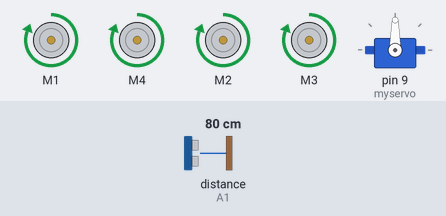
Bench run of a sketch on a simulated Arduino Uno, built with avr-gcc and run on an emulated ATmega328P. Shown: 4 × DC motor (green arrow = forward, orange = backward, longer = faster), servo. Wiring (inferred from the names in the program): ultrasonic range finder: trigger A2; echo A1. The test bench sets the inputs (shaded band); at power-on: distance to the obstacle (sensor on A1) 80 cm. The echo pulse lasts 58.3 µs per cm.

Above: at 1.2 s.
1.3 s: distance to the obstacle (sensor on A1) set to 22 cm
2.8 s: distance to the obstacle (sensor on A1) set to 18 cm
At 3.6 s:
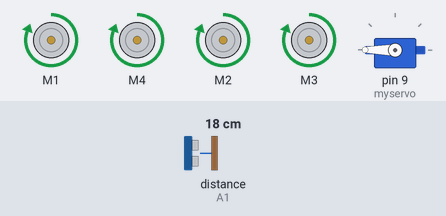
At 7.2 s:
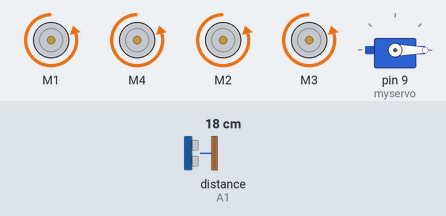
Timing chart, 0 to 14.3 s (numbered marks = the images above; inputs shaded):
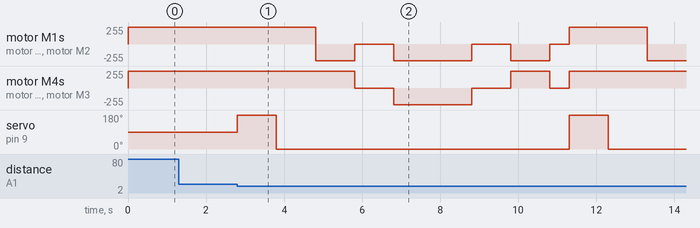

The sketch:

jonahs-arduino-car.ino
```cpp
#include <AFMotor.h>
#include <Servo.h>

// ultrasonic
#define ultrasonicTrigPin A2
#define ultrasonicEchoPin A1

// motors
AF_DCMotor frontLeftMotor(1, MOTOR12_1KHZ);
AF_DCMotor frontRightMotor(4, MOTOR34_1KHZ);
AF_DCMotor backLeftMotor(2, MOTOR12_1KHZ);
AF_DCMotor backRightMotor(3, MOTOR34_1KHZ);

int frontLeftMotorDirection = FORWARD;
int frontRightMotorDirection = FORWARD;
int backLeftMotorDirection = FORWARD;
int backRightMotorDirection = FORWARD;

// servo
Servo myservo;
int servoPosition = 90;

void setup() {
  Serial.begin(115200);           // set up Serial library at 115200
  // setup distance sensor
  pinMode(ultrasonicTrigPin, OUTPUT);
  pinMode(ultrasonicEchoPin, INPUT);

  // setup motors
  frontLeftMotor.setSpeed(0);
  frontRightMotor.setSpeed(0);
  backLeftMotor.setSpeed(0);
  backRightMotor.setSpeed(0);

  // setup servo
  myservo.attach(9);
}

void loop() {
  // put your main code here, to run repeatedly:

  rawMotor ( 255, 255, 255, 255 );
  long ultrasonicDistance = distanceToObject();
  if (ultrasonicDistance < 20) {

    setServoAngle(180);
    delay(1000);
    long cmright = distanceToObject();
    setServoAngle(0);
    delay(1000);
    long cmleft = distanceToObject();

    if (cmright > cmleft) {
      rawMotor ( 250, -250, 250, -250 );
      delay(1000);
      rawMotor ( 250, 250, 250, 250 );
    } else {
      rawMotor (-250, 250, -250, 250 );
      delay(1000);
      rawMotor (250, 250, 250, 250 );
    }

    rawMotor ( 0, 0, 0, 0 );
    delay(1000);
    rawMotor( -250, -250 ,-250 ,-250);
    delay(2000);
    rawMotor ( 0,0,0,0 );
    delay(1000);

    rawMotor ( -250, 250, -250, 250 );
    delay(1000);
    rawMotor (0,0,0,0 );
    delay(500);

    rawMotor ( 250, 250, 250, 250 );
  }
}

void setServoAngle(int angle) {
  myservo.write(angle);
}

/**
 * Return the distance to nearest object in cm
 */
long distanceToObject() {
  long ultrasonicDuration = 0, ultrasonicDistance = 0;
  // this stuff appears necessary to keep the sensor warm
  digitalWrite(ultrasonicTrigPin, LOW);
  delayMicroseconds(2);
  digitalWrite(ultrasonicTrigPin, HIGH);
  delayMicroseconds(10);
  digitalWrite(ultrasonicTrigPin, LOW);
  ultrasonicDuration = pulseIn(ultrasonicEchoPin, HIGH);
  ultrasonicDistance = (ultrasonicDuration/2) / 29.1;
  return ultrasonicDistance;
}

/**
 * Set raw motor speed on all four motors.
 * Use negative values for backwards, positive values for forwards.
 */
void rawMotor(int fl, int fr, int bl, int br) {
  frontLeftMotorDirection = (fl > 0) ? FORWARD : BACKWARD;
  frontLeftMotor.setSpeed(abs(fl));
  frontLeftMotor.run(frontLeftMotorDirection);

  frontRightMotorDirection = (fr > 0) ? FORWARD : BACKWARD;
  frontRightMotor.setSpeed(abs(fr));
  frontRightMotor.run(frontRightMotorDirection);

  backLeftMotorDirection = (bl > 0) ? FORWARD : BACKWARD;
  backLeftMotor.setSpeed(abs(bl));
  backLeftMotor.run(backLeftMotorDirection);

  backRightMotorDirection = (br > 0) ? FORWARD : BACKWARD;
  backRightMotor.setSpeed(abs(br));
  backRightMotor.run(backRightMotorDirection);
}
```

Measured:
- the behaviour switches between 21 and 20 cm on distance to the obstacle (sensor on A1) (found by bisection; images 0 and 1)
- after the input at 1.3 s, every drawn part: stays the same
